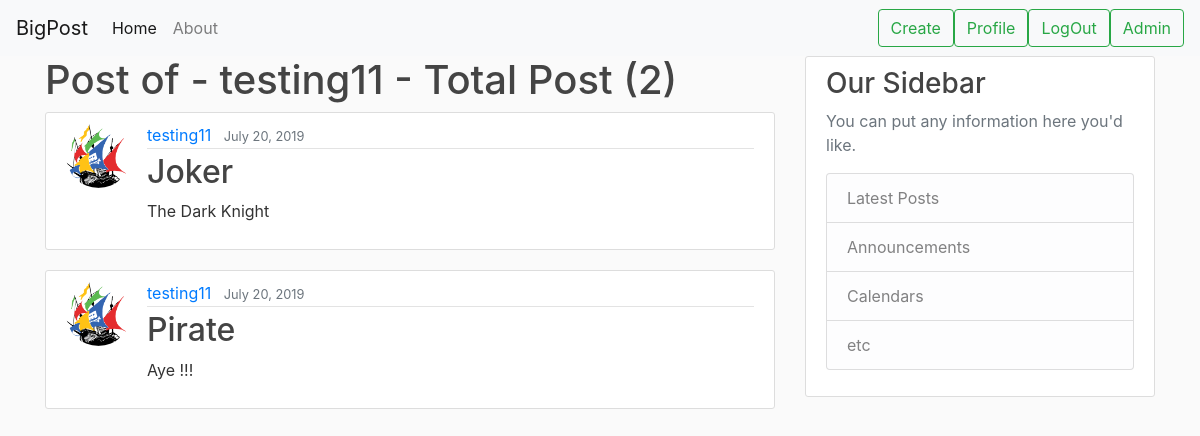
The app's page /user/testing11 (signed in) with its own data.
### post/models.py (models this page shows, shortened)
class Post(models.Model):
    title = models.CharField(max_length=100)
    content = models.TextField()
    created = models.DateTimeField(default=timezone.now)
    author = models.ForeignKey(User, on_delete=models.CASCADE)

### user/models.py (models this page shows, shortened)
class Profile(models.Model):
    user = models.OneToOneField(User, on_delete=models.CASCADE, )
    image = models.ImageField(default="default.jpg", upload_to="profile_pics", )

### post/views.py (the view)
# urls.py: path("user/<str:username>", post_views.UserPostListView.as_view(), name="user-post"),
class UserPostListView(LoginRequiredMixin, ListView):
    model = Post
    template_name = "post/user_post.html"  # <app>/<model>_<view_type>.html
    context_object_name = "posts"
    paginate_by = 5
    def get_queryset(self):
        user = get_object_or_404(User, username=self.kwargs.get("username"))
        return Post.objects.filter(author=user).order_by("-created")

### post/templates/post/user_post.html (shortened to what this page needs)
{% extends "post/base.html" %}
{% block content %}
    <h1>Post of - {{ view.kwargs.username }} - Total Post ({{ page_obj.paginator.count }})</h1>
    {% for post in posts %}
        <article class="media content-section">
            <img class="rounded-circle article-img" src="{{ post.author.profile.image.url }}" />
            <div class="media-body">
                <div class="article-metadata">
                    <a class="mr-2" href="{% url 'user-post' post.author.username %}">{{ post.author }}</a>
                    <small class="text-muted">{{ post.created|date:"F d, Y" }}</small>
                </div>
                <h2><a class="article-title" href="{% url 'post-detail' post.id %}">{{ post.title }}</a></h2>
                <p class="article-content">{{ post.content }}</p>
            </div>
        </article>
    {% endfor %}
{% endblock content %}

### post/static/post/main.css (style rules this page uses)
body { background: #fafafa; color: #333333; }
h1, h2, h3, h4, h5, h6 { color: #444444; }
.content-section { background: #ffffff; padding: 10px 20px; border: 1px solid #dddddd; border-radius: 3px; margin-bottom: 20px; }
.article-title { color: #444444; }
.article-content { white-space: pre-line; }
.article-img { height: 65px; width: 65px; margin-right: 16px; }
.article-metadata { padding-bottom: 1px; margin-bottom: 4px; border-bottom: 1px solid #e3e3e3 }

### records on screen
Post: author.profile.image (picture), author "testing11", created "July 20, 2019", title "Joker", content "The Dark Knight"
Post: author.profile.image (picture), author "testing11", created "July 20, 2019", title "Pirate", content "Aye !!!"

### other values on screen
{{ view.kwargs.username }} "testing11"
{{ page_obj.paginator.count }} "2"
